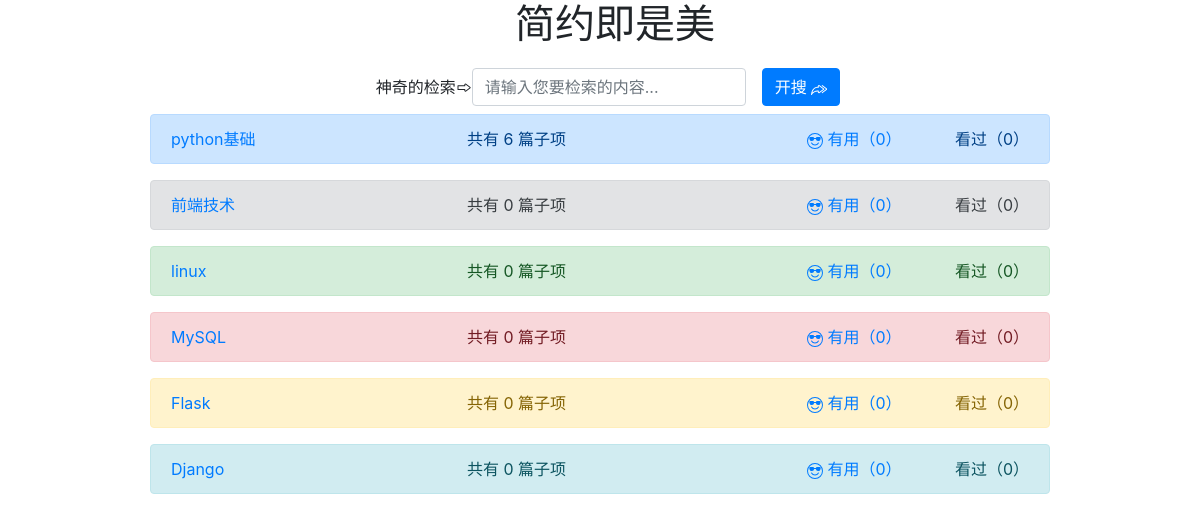
The page / on the database its author committed.
### app/models.py (models this page shows)
class Typs_List(models.Model):
    tname = models.CharField(max_length=12, null=False, verbose_name='栏目分类名')
    like_numb = models.IntegerField(default=0)
    read_numb = models.IntegerField(default=0)
    class Meta:
        db_table = "Typs_List"

### app/views.py (the view)
# urls.py: path('', Typs_List_View),
def Typs_List_View(request):
    if request.method == 'GET':
        title = '首页'
        types = Typs_List.objects.all()
        type_list = []
        for i in types:
            all_munb = Obj_List.objects.filter(type=i.id).count()
            like_numb = i.like_numb
            read_numb = i.read_numb
            type_list.append(
                {
                    'color': i.id if i.id < 9 else i.id - ((i.id // 8) * 8),
                    'type_id': i.id,
                    'title': i.tname,
                    "all_munb": all_munb,
                    "like_numb": like_numb,
                    "read_numb": read_numb,
                }
            )
        return render(request, 'index.html', context=locals())

### app/templates/index.html (shortened to what this page needs)
<!DOCTYPE html>
<html lang="en">
<head>
    <link rel="stylesheet" href="https://stackpath.bootstrapcdn.com/bootstrap/4.3.1/css/bootstrap.min.css"
>
</head>
<body>
<h1 class="col-md-6 offset-md-5">简约即是美</h1>
<div class="row justify-content-md-center" style="margin: 20px auto">
    <form class="form-inline">
        <div class="form-group mx-sm-3 mb-2">
            神奇的检索
            <input type="text" class="form-control" id="key" placeholder="请输入您要检索的内容...">
        </div>
        <button type="submit" class="btn btn-primary mb-2">开搜
        </button>
    </form>
    {% for type in type_list %}
        {% if type.color == 1 %}
            <div class="alert alert-primary col-9" role="alert">
        {% elif type.color == 2 %}
            <div class="alert alert-secondary col-9" role="alert">
        {% elif type.color == 3 %}
            <div class="alert alert-success col-9" role="alert">
        {% elif type.color == 4 %}
            <div class="alert alert-danger col-9" role="alert">
        {% elif type.color == 5 %}
            <div class="alert alert-warning col-9" role="alert">
        {% elif type.color == 6 %}
            <div class="alert alert-info col-9" role="alert">
        {% elif type.color == 7 %}
            <div class="alert alert-primary col-9" role="alert">
        {% elif type.color == 8 %}
            <div class="alert alert-dark col-9" role="alert">
        {% endif %}
    <div class="row">
        <div class="col-md-4"><a href="/{{ type.type_id }}/">{{ type.title }}</a></div>
        <div class="col-auto">共有 {{ type.all_munb }} 篇子项</div>
        <div class="col-md-2 ml-auto"><a href="">
            有用（{{ type.like_numb }}）</a></div>
        <div class="col-auto">看过（{{ type.read_numb }}）</div>
    </div>
    </div>
    {% endfor %}
    </div>
</body>
</html>

### rows shown on the page
Typs_List: title "python基础"
Typs_List: title "前端技术"
Typs_List: title "linux"
Typs_List: title "MySQL"
Typs_List: title "Flask"
Typs_List: title "Django"

### other values the page prints
{{ type.all_munb }} "6" "0" "0" "0" "0" "0"
{{ type.like_numb }} "0" "0" "0" "0" "0" "0"
{{ type.read_numb }} "0" "0" "0" "0" "0" "0"
